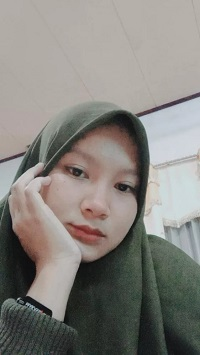
#> input picture fi.jpeg, 200 x 355 px
$ python negatif.py
#> lines starting #> are read from the running program, lines starting #| are printed output that depends on the picture
import cv2

img = cv2.imread("fi.jpeg", 0)
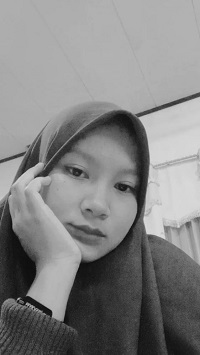
#> img: shape (355, 200); min 6, max 223, mean 130.7

img_1 = 255 - img
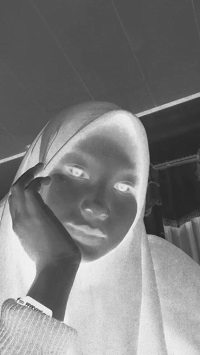
#> img_1: shape (355, 200); min 32, max 249, mean 124.3

cv2.imshow("Gambar Original", img)
cv2.imshow("Gambar Negatif", img_1)

cv2.waitKey(0)
cv2.destroyWindow()
